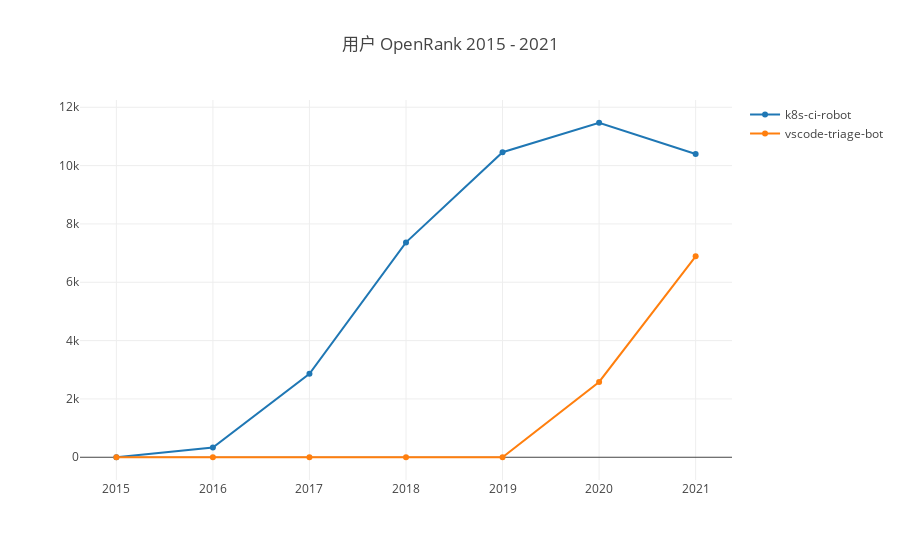

The code cell stored with this chart in its notebook:
### Markdown cell above
- getUserOpenrank

该函数会根据配置参数返回用户的 OpenRank 值。

下面这个示例展示了 2015 到 2021 年之间 k8s-ci-robot 和 vscode-triage-bot 这两个账号年度 OpenRank 值的变化趋势。

### Code cell
var startYear = 2015, startMonth = 1, endYear = 2021, endMonth = 12, x = [];
for (let y = startYear; y <= endYear; y++) x.push(`${y}`);
openDigger.index.openrank.getUserOpenrank({userLogins: ['k8s-ci-robot', 'vscode-triage-bot'], startYear, startMonth, endYear, endMonth, groupTimeRange: 'year', order: 'DESC'}).then(data => {
    openDigger.render.plotly(data.map(row => {
        return { x, y: row.openrank, mode: 'scatter', name: row.name };
    }), {title: `用户 OpenRank ${startYear} - ${endYear}`, xaxis: {type: 'category'}});
});

### Figure 1 — Plotly figure (JSON) as saved in the notebook; plotly's stock layout.template omitted (floating-point values rounded to 4 significant figures)
{"data": [{"mode": "scatter", "name": "k8s-ci-robot", "x": ["2015", "2016", "2017", "2018", "2019", "2020", "2021"], "y": [0, 331.4, 2862.0, 7367.0, 10460.0, 11470.0, 10400.0]}, {"mode": "scatter", "name": "vscode-triage-bot", "x": ["2015", "2016", "2017", "2018", "2019", "2020", "2021"], "y": [0, 0, 0, 0, 0, 2582.0, 6889.0]}], "layout": {"autosize": true, "title": {"text": "用户 OpenRank 2015 - 2021"}, "xaxis": {"autorange": true, "range": [-0.3544, 6.354], "type": "category"}, "yaxis": {"autorange": true, "range": [-946.5, 12420.0], "type": "linear"}}}
